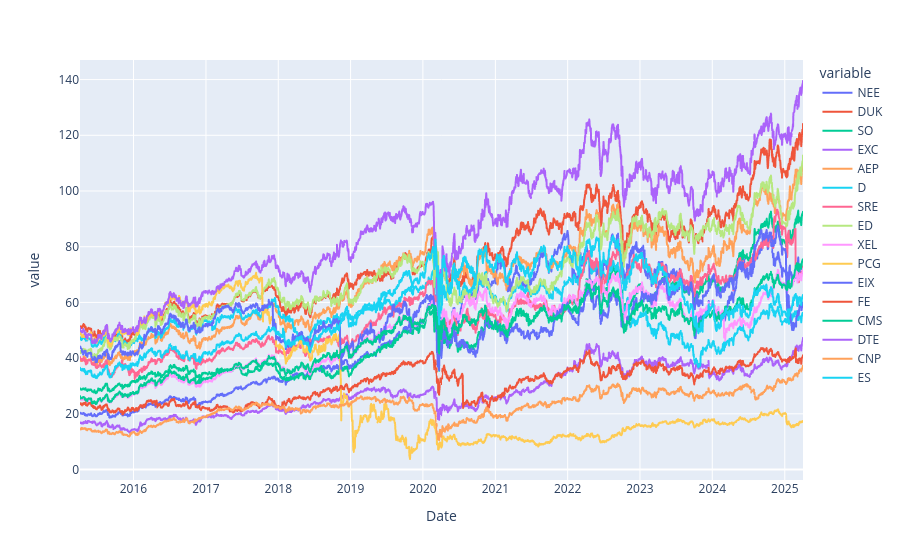

Notebook code for this chart:
### Code cell
plot_stocks_for_industry(df_averages, 'Utilities')

### Figure 1 — Plotly figure (JSON) as saved in the notebook; plotly's stock layout.template omitted (floating-point values rounded to 4 significant figures; data arrays with more than 128 entries replaced by an {"elided": "..."} marker saying what was removed)
{"data": [{"hovertemplate": "variable=NEE<br>Date=%{x}<br>value=%{y}<extra></extra>", "legendgroup": "NEE", "line": {"color": "#636efa", "dash": "solid"}, "marker": {"symbol": "circle"}, "mode": "lines", "name": "NEE", "showlegend": true, "type": "scattergl", "x": {"elided": "2516 str values"}, "xaxis": "x", "y": {"elided": "2516 float values"}, "yaxis": "y"}, {"hovertemplate": "variable=DUK<br>Date=%{x}<br>value=%{y}<extra></extra>", "legendgroup": "DUK", "line": {"color": "#EF553B", "dash": "solid"}, "marker": {"symbol": "circle"}, "mode": "lines", "name": "DUK", "showlegend": true, "type": "scattergl", "x": {"elided": "2516 str values"}, "xaxis": "x", "y": {"elided": "2516 float values"}, "yaxis": "y"}, {"hovertemplate": "variable=SO<br>Date=%{x}<br>value=%{y}<extra></extra>", "legendgroup": "SO", "line": {"color": "#00cc96", "dash": "solid"}, "marker": {"symbol": "circle"}, "mode": "lines", "name": "SO", "showlegend": true, "type": "scattergl", "x": {"elided": "2516 str values"}, "xaxis": "x", "y": {"elided": "2516 float values"}, "yaxis": "y"}, {"hovertemplate": "variable=EXC<br>Date=%{x}<br>value=%{y}<extra></extra>", "legendgroup": "EXC", "line": {"color": "#ab63fa", "dash": "solid"}, "marker": {"symbol": "circle"}, "mode": "lines", "name": "EXC", "showlegend": true, "type": "scattergl", "x": {"elided": "2516 str values"}, "xaxis": "x", "y": {"elided": "2516 float values"}, "yaxis": "y"}, {"hovertemplate": "variable=AEP<br>Date=%{x}<br>value=%{y}<extra></extra>", "legendgroup": "AEP", "line": {"color": "#FFA15A", "dash": "solid"}, "marker": {"symbol": "circle"}, "mode": "lines", "name": "AEP", "showlegend": true, "type": "scattergl", "x": {"elided": "2516 str values"}, "xaxis": "x", "y": {"elided": "2516 float values"}, "yaxis": "y"}, {"hovertemplate": "variable=D<br>Date=%{x}<br>value=%{y}<extra></extra>", "legendgroup": "D", "line": {"color": "#19d3f3", "dash": "solid"}, "marker": {"symbol": "circle"}, "mode": "lines", "name": "D", "showlegend": true, "type": "scattergl", "x": {"elided": "2516 str values"}, "xaxis": "x", "y": {"elided": "2516 float values"}, "yaxis": "y"}, {"hovertemplate": "variable=SRE<br>Date=%{x}<br>value=%{y}<extra></extra>", "legendgroup": "SRE", "line": {"color": "#FF6692", "dash": "solid"}, "marker": {"symbol": "circle"}, "mode": "lines", "name": "SRE", "showlegend": true, "type": "scattergl", "x": {"elided": "2516 str values"}, "xaxis": "x", "y": {"elided": "2516 float values"}, "yaxis": "y"}, {"hovertemplate": "variable=ED<br>Date=%{x}<br>value=%{y}<extra></extra>", "legendgroup": "ED", "line": {"color": "#B6E880", "dash": "solid"}, "marker": {"symbol": "circle"}, "mode": "lines", "name": "ED", "showlegend": true, "type": "scattergl", "x": {"elided": "2516 str values"}, "xaxis": "x", "y": {"elided": "2516 float values"}, "yaxis": "y"}, {"hovertemplate": "variable=XEL<br>Date=%{x}<br>value=%{y}<extra></extra>", "legendgroup": "XEL", "line": {"color": "#FF97FF", "dash": "solid"}, "marker": {"symbol": "circle"}, "mode": "lines", "name": "XEL", "showlegend": true, "type": "scattergl", "x": {"elided": "2516 str values"}, "xaxis": "x", "y": {"elided": "2516 float values"}, "yaxis": "y"}, {"hovertemplate": "variable=PCG<br>Date=%{x}<br>value=%{y}<extra></extra>", "legendgroup": "PCG", "line": {"color": "#FECB52", "dash": "solid"}, "marker": {"symbol": "circle"}, "mode": "lines", "name": "PCG", "showlegend": true, "type": "scattergl", "x": {"elided": "2516 str values"}, "xaxis": "x", "y": {"elided": "2516 float values"}, "yaxis": "y"}, {"hovertemplate": "variable=EIX<br>Date=%{x}<br>value=%{y}<extra></extra>", "legendgroup": "EIX", "line": {"color": "#636efa", "dash": "solid"}, "marker": {"symbol": "circle"}, "mode": "lines", "name": "EIX", "showlegend": true, "type": "scattergl", "x": {"elided": "2516 str values"}, "xaxis": "x", "y": {"elided": "2516 float values"}, "yaxis": "y"}, {"hovertemplate": "variable=FE<br>Date=%{x}<br>value=%{y}<extra></extra>", "legendgroup": "FE", "line": {"color": "#EF553B", "dash": "solid"}, "marker": {"symbol": "circle"}, "mode": "lines", "name": "FE", "showlegend": true, "type": "scattergl", "x": {"elided": "2516 str values"}, "xaxis": "x", "y": {"elided": "2516 float values"}, "yaxis": "y"}, {"hovertemplate": "variable=CMS<br>Date=%{x}<br>value=%{y}<extra></extra>", "legendgroup": "CMS", "line": {"color": "#00cc96", "dash": "solid"}, "marker": {"symbol": "circle"}, "mode": "lines", "name": "CMS", "showlegend": true, "type": "scattergl", "x": {"elided": "2516 str values"}, "xaxis": "x", "y": {"elided": "2516 float values"}, "yaxis": "y"}, {"hovertemplate": "variable=DTE<br>Date=%{x}<br>value=%{y}<extra></extra>", "legendgroup": "DTE", "line": {"color": "#ab63fa", "dash": "solid"}, "marker": {"symbol": "circle"}, "mode": "lines", "name": "DTE", "showlegend": true, "type": "scattergl", "x": {"elided": "2516 str values"}, "xaxis": "x", "y": {"elided": "2516 float values"}, "yaxis": "y"}, {"hovertemplate": "variable=CNP<br>Date=%{x}<br>value=%{y}<extra></extra>", "legendgroup": "CNP", "line": {"color": "#FFA15A", "dash": "solid"}, "marker": {"symbol": "circle"}, "mode": "lines", "name": "CNP", "showlegend": true, "type": "scattergl", "x": {"elided": "2516 str values"}, "xaxis": "x", "y": {"elided": "2516 float values"}, "yaxis": "y"}, {"hovertemplate": "variable=ES<br>Date=%{x}<br>value=%{y}<extra></extra>", "legendgroup": "ES", "line": {"color": "#19d3f3", "dash": "solid"}, "marker": {"symbol": "circle"}, "mode": "lines", "name": "ES", "showlegend": true, "type": "scattergl", "x": {"elided": "2516 str values"}, "xaxis": "x", "y": {"elided": "2516 float values"}, "yaxis": "y"}], "layout": {"autosize": true, "legend": {"title": {"text": "variable"}, "tracegroupgap": 0}, "margin": {"t": 60}, "xaxis": {"anchor": "y", "autorange": true, "domain": [0, 1], "range": ["2015-04-06", "2025-04-03"], "title": {"text": "Date"}, "type": "date"}, "yaxis": {"anchor": "x", "autorange": true, "domain": [0, 1], "range": [-3.758, 147.0], "title": {"text": "value"}, "type": "linear"}}}
